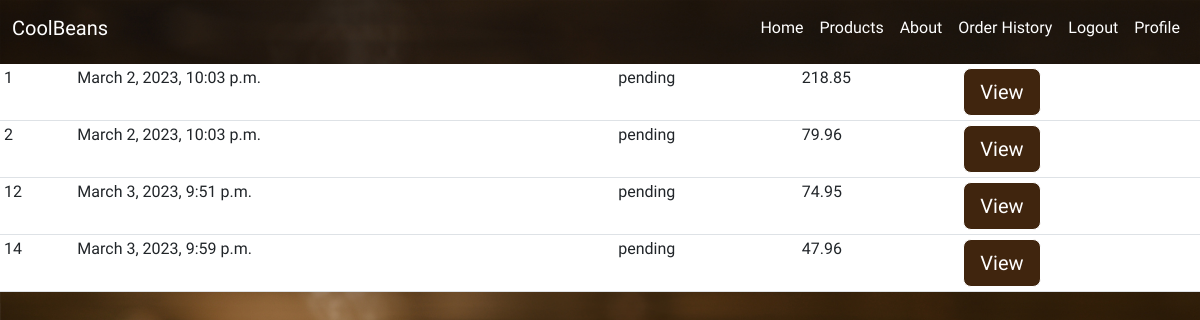
The app's page /orderhistory/ (signed in), older data.
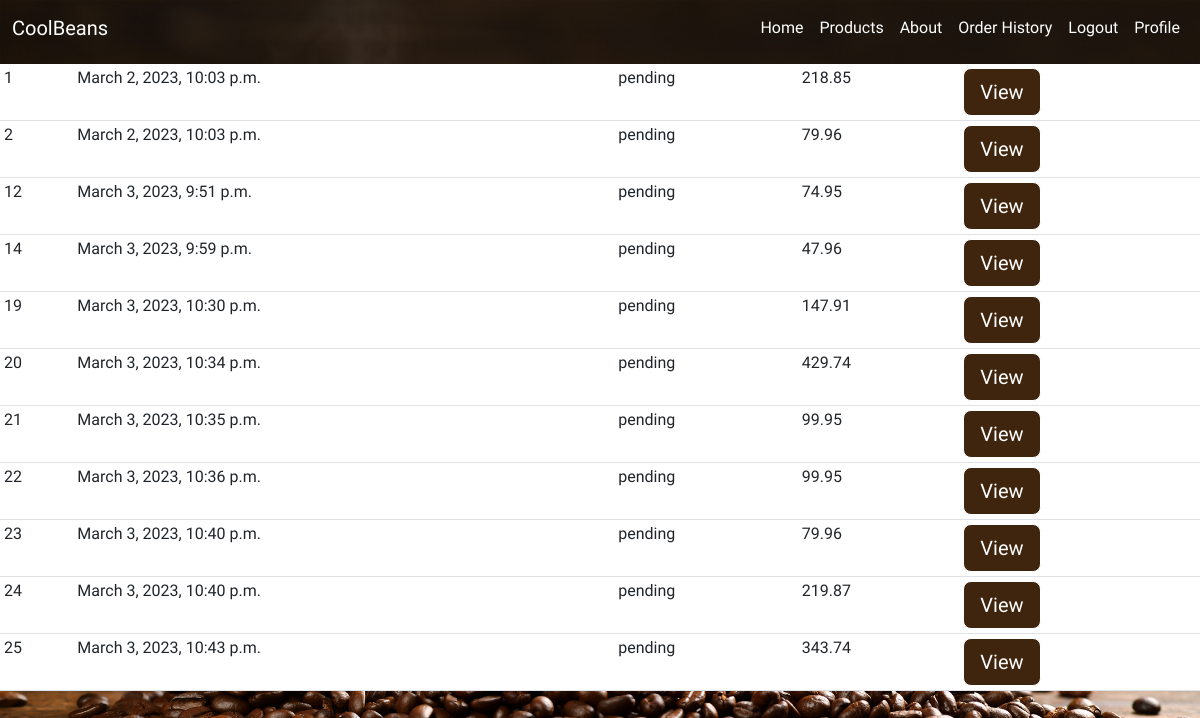
The same page, newer data.
### beansapp/models.py (models this page shows, shortened)
class Order(models.Model):
    STATUS = (
        ('Pending','Pending'),
        ('Out for delivery','Out for delivery'),
        ('Delivered','Delivered'),)
    addressee = models.ForeignKey(Addressee,on_delete=models.SET_NULL,null=True)
    guest = models.ForeignKey(Guest,on_delete=models.SET_NULL,null=True)
    date = models.DateTimeField(auto_now_add=True)
    status = models.CharField(max_length=200, null=True, choices=STATUS, default='pending')
    def get_total(self):
        orderitems = self.orderitem_set.all()
        total = 0
        for item in orderitems:
            total += item.product.price * item.quantity
        return round(total,2)

class OrderItem(models.Model):
    product = models.ForeignKey(Product, on_delete=models.SET_NULL, null=True)
    order = models.ForeignKey(Order, on_delete=models.CASCADE,null=True)
    quantity = models.IntegerField(default=0, null=True, blank=True)

class Product(models.Model):
    types = models.ManyToManyField(Tag)
    name = models.CharField(max_length=30)
    description = models.CharField(max_length=200)
    image = models.ImageField(null=True,blank=True)
    price = models.FloatField()

### beansapp/views.py (the view)
# urls.py: path('orderhistory/', HistoryOrderView.as_view(), name='orderhistory' ),
class HistoryOrderView(View):
    def get (self,request):
        addressee = request.user
        addressehistory = Order.objects.filter(addressee=addressee)
        html_data ={
            'addressee':addressee,
            'addressehistory': addressehistory,
        }
        return render(
        request= request,
        template_name= "orderhistory.html",
        context= html_data
        )

### beansapp/templates/orderhistory.html (shortened to what this page needs)
{% extends 'main.html'%}
{% block content%}
<table class="table table-sm">
    {%for order in addressehistory%}
    <tr>
        <td>{{order.id}}</td>
        <td>{{order.date}}</td>
        <td>{{order.status}}</td>
        <td>{{order.get_total}}</td>
        <td><a class="btn btn-primary btn-lg" href="{% url 'receipt' order.id %}">View</a></td>
    </tr>
    {% endfor %}
</table>
{% endblock%}

### beansapp/templates/main.html (shortened to what this page needs)
<html lang="en">
<head>
    <link href="https://cdn.jsdelivr.net/npm/bootstrap@5.3.0-alpha1/dist/css/bootstrap.min.css" rel="stylesheet">
</head>
<body>
    {% load static %}
    {% include 'navbar.html'%}
    {% block content %}
    {% endblock%}
</body>
</html>

### beansapp/templates/navbar.html (shortened to what this page needs)
<nav class="navbar navbar-expand-lg  ">
  <div class="container-fluid">
    <a class="navbar-brand" href="{% url 'home' %}"> CoolBeans</a>
    <ul class="navbar-nav ml-auto">
      <li class="nav-item">
          <a class="nav-link" href="{% url 'home' %}">
            Home
          </a>
      </li>
      <li class="nav-item">
          <a class="nav-link" href="{% url 'menu' %}">
            Products
          </a>
      </li>
      <li class="nav-item">
          <a class="nav-link" href="#">
            About
          </a>
      </li>
      {% if request.user.is_authenticated %}
      <li class="nav-item">
        <a class="nav-link" href="{%url 'orderhistory' %}">
          Order History
        </a>
    </li>
        <li class="nav-item">
        <a class="nav-link" href="{% url 'logout'%}">
          Logout
        </a>
    </li>
    <li class="nav-item">
      <a class="nav-link" href="{% url 'profile'%}">
        Profile
      </a>
  </li>
    {% endif %}
  </ul>
    </div>
</nav>

### beansapp/templates/main.html (style rules this page uses)
body { background-image:url("../static/images/landingnew.jpg"); background-size:cover; background-position: bottom; background-repeat: no-repeat; font-family: 'Limelight', cursive; color:#fff; }
.btn { background-color: #40250E; border: 1px solid #fff; }
.navbar a { color:#fff; }

Row changes from the older to the newer data that the page shows:
added Order: id "19", date "March 3, 2023, 10:30 p.m.", status "pending", get_total "147.91"
added Order: id "20", date "March 3, 2023, 10:34 p.m.", status "pending", get_total "429.74"
added Order: id "21", date "March 3, 2023, 10:35 p.m.", status "pending", get_total "99.95"
added Order: id "22", date "March 3, 2023, 10:36 p.m.", status "pending", get_total "99.95"
added Order: id "23", date "March 3, 2023, 10:40 p.m.", status "pending", get_total "79.96"
added Order: id "24", date "March 3, 2023, 10:40 p.m.", status "pending", get_total "219.87"
added Order: id "25", date "March 3, 2023, 10:43 p.m.", status "pending", get_total "343.74"
